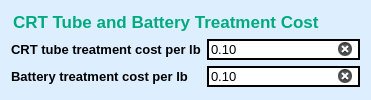
     <widget class="QFrame" name="frame_3">
      <property name="styleSheet">
       <string notr="true">border :0px solid;
border-color: rgb(255, 255, 255);
background-color: rgb(221, 239, 255);
border-radius: 15px;</string>
      </property>
      <property name="frameShape">
       <enum>QFrame::StyledPanel</enum>
      </property>
      <property name="frameShadow">
       <enum>QFrame::Raised</enum>
      </property>
      <layout class="QGridLayout" name="gridLayout_3">
       <item row="0" column="0">
        <widget class="QLineEdit" name="lineEdit_5">
         <property name="font">
          <font>
           <family>MS Shell Dlg 2</family>
           <pointsize>13</pointsize>
           <weight>75</weight>
           <italic>false</italic>
           <bold>true</bold>
          </font>
         </property>
         <property name="styleSheet">
          <string notr="true">color: rgb(0, 170, 127);
border :0px solid;
border-color: rgb(255, 255, 255);
background-color: rgb(221, 239, 255);</string>
         </property>
         <property name="text">
          <string>CRT Tube and Battery Treatment Cost</string>
         </property>
        </widget>
       </item>
       <item row="1" column="0">
        <layout class="QHBoxLayout" name="horizontalLayout">
         <item>
          <layout class="QVBoxLayout" name="verticalLayout_4">
           <item>
            <widget class="QLabel" name="label_37">
             <property name="font">
              <font>
               <pointsize>10</pointsize>
               <weight>75</weight>
               <bold>true</bold>
              </font>
             </property>
             <property name="styleSheet">
              <string notr="true">border :0px solid;
border-color: rgb(255, 255, 255);
background-color: rgb(221, 239, 255);</string>
             </property>
             <property name="text">
              <string>CRT tube treatment cost per lb</string>
             </property>
            </widget>
           </item>
           <item>
            <widget class="QLabel" name="label_38">
             <property name="font">
              <font>
               <pointsize>10</pointsize>
               <weight>75</weight>
               <bold>true</bold>
              </font>
             </property>
             <property name="styleSheet">
              <string notr="true">border :0px solid;
border-color: rgb(255, 255, 255);
background-color: rgb(221, 239, 255);</string>
             </property>
             <property name="text">
              <string>Battery treatment cost per lb</string>
             </property>
            </widget>
           </item>
          </layout>
         </item>
         <item>
          <layout class="QVBoxLayout" name="verticalLayout_3">
           <item>
            <widget class="QLineEdit" name="crt_tube_treatment_cost">
             <property name="font">
              <font>
               <pointsize>10</pointsize>
              </font>
             </property>
             <property name="styleSheet">
              <string notr="true">border :1.5px solid;
background-color: rgb(255, 255, 255);</string>
             </property>
             <property name="text">
              <string>0.10</string>
             </property>
             <property name="clearButtonEnabled">
              <bool>true</bool>
             </property>
            </widget>
           </item>
           <item>
            <widget class="QLineEdit" name="battery_treatment_cost">
             <property name="font">
              <font>
               <pointsize>10</pointsize>
              </font>
             </property>
             <property name="styleSheet">
              <string notr="true">border :1.5px solid;
background-color: rgb(255, 255, 255);</string>
             </property>
             <property name="text">
              <string>0.10</string>
             </property>
             <property name="clearButtonEnabled">
              <bool>true</bool>
             </property>
            </widget>
           </item>
          </layout>
         </item>
        </layout>
       </item>
      </layout>
     </widget>
